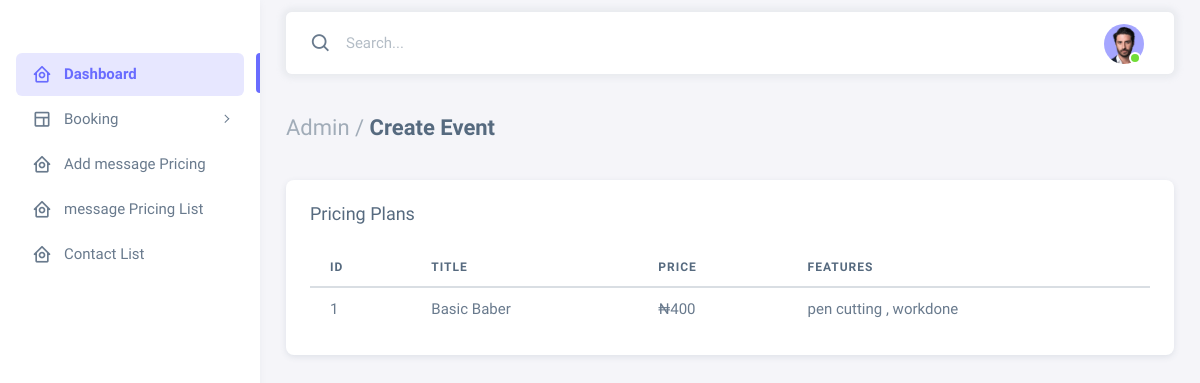
The app's page /admin/pricing_list.php with its own data.
### tables this page shows
CREATE TABLE `pricing_plans` (
  `id` int(11) NOT NULL,
  `title` varchar(255) NOT NULL,
  `price` varchar(255) NOT NULL,
  `features` text NOT NULL
);

### admin/pricing_list.php (the view, shortened to what this page needs)
<?php
    include '../server/connection.php';
?>
<!DOCTYPE html>
<html lang="en" class="light-style layout-menu-fixed " dir="ltr" data-theme="theme-default" data-assets-path="assets/" data-template="vertical-menu-template-free">
<head>
  <link rel="stylesheet" href="assets/vendor/fonts/boxicons.css" />
  <link rel="stylesheet" href="assets/vendor/css/core.css" class="template-customizer-core-css" />
  <link rel="stylesheet" href="assets/vendor/css/theme-default.css" class="template-customizer-theme-css" />
  <link rel="stylesheet" href="assets/css/demo.css" />
  <link rel="stylesheet" href="assets/vendor/libs/perfect-scrollbar/perfect-scrollbar.css" />
</head>
<body>
  <div class="layout-wrapper layout-content-navbar  ">
    <div class="layout-container">
      <?php include 'includes/side_bar.php'?>
      <div class="layout-page">
        <nav class="layout-navbar container-xxl navbar navbar-expand-xl navbar-detached align-items-center bg-navbar-theme" id="layout-navbar">
          <div class="navbar-nav-right d-flex align-items-center" id="navbar-collapse">
            <div class="navbar-nav align-items-center">
              <div class="nav-item d-flex align-items-center">
                <i class="bx bx-search fs-4 lh-0"></i>
                <input type="text" class="form-control border-0 shadow-none" placeholder="Search..." aria-label="Search...">
              </div>
            </div>
            <ul class="navbar-nav flex-row align-items-center ms-auto">
              <li class="nav-item navbar-dropdown dropdown-user dropdown">
                <a class="nav-link dropdown-toggle hide-arrow" href="javascript:void(0);" data-bs-toggle="dropdown">
                  <div class="avatar avatar-online">
                    <img src="assets/img/avatars/1.png" alt class="w-px-40 h-auto rounded-circle">
                  </div>
                </a>
              </li>
            </ul>
          </div>
        </nav>
        <div class="content-wrapper">
          <div class="container-xxl flex-grow-1 container-p-y">
            <h4 class="fw-bold py-3 mb-4">
              <span class="text-muted fw-light">Admin /</span> Create Event
            </h4>
            <div class="row">
              <div class="col-xl">
                <div class="card mb-4">
                  <div class="card-header d-flex justify-content-between align-items-center">
                    <h5 class="mb-0">Pricing Plans</h5> <small class="text-muted float-end"></small>
                  </div>
                  <div class="card-body">
                      <table class="table">
                          <thead>
                              <tr>
                                  <th>ID</th>
                                  <th>Title</th>
                                  <th>Price</th>
                                  <th>Features</th>
                              </tr>
                          </thead>
                          <tbody class="table-border-bottom-0">
                              <?php
                                  $result = mysqli_query($connection, "SELECT * FROM pricing_plans ORDER BY id DESC");
                                  while ($row = mysqli_fetch_assoc($result)) {
                                      echo "<tr>
                                          <td>{$row['id']}</td>
                                          <td>{$row['title']}</td>
                                          <td>₦{$row['price']}</td>
                                          <td>{$row['features']}</td>
                                        </tr>";
                                  }
                              ?>
                          </tbody>
                      </table>
                  </div>
                </div>
              </div>
            </div>
          </div>
        </div>
      </div>
    </div>
  </div>
</body>
</html>

### records on screen
pricing_plans: id "1", title "Basic Baber", price "400", features "pen cutting , workdone"
